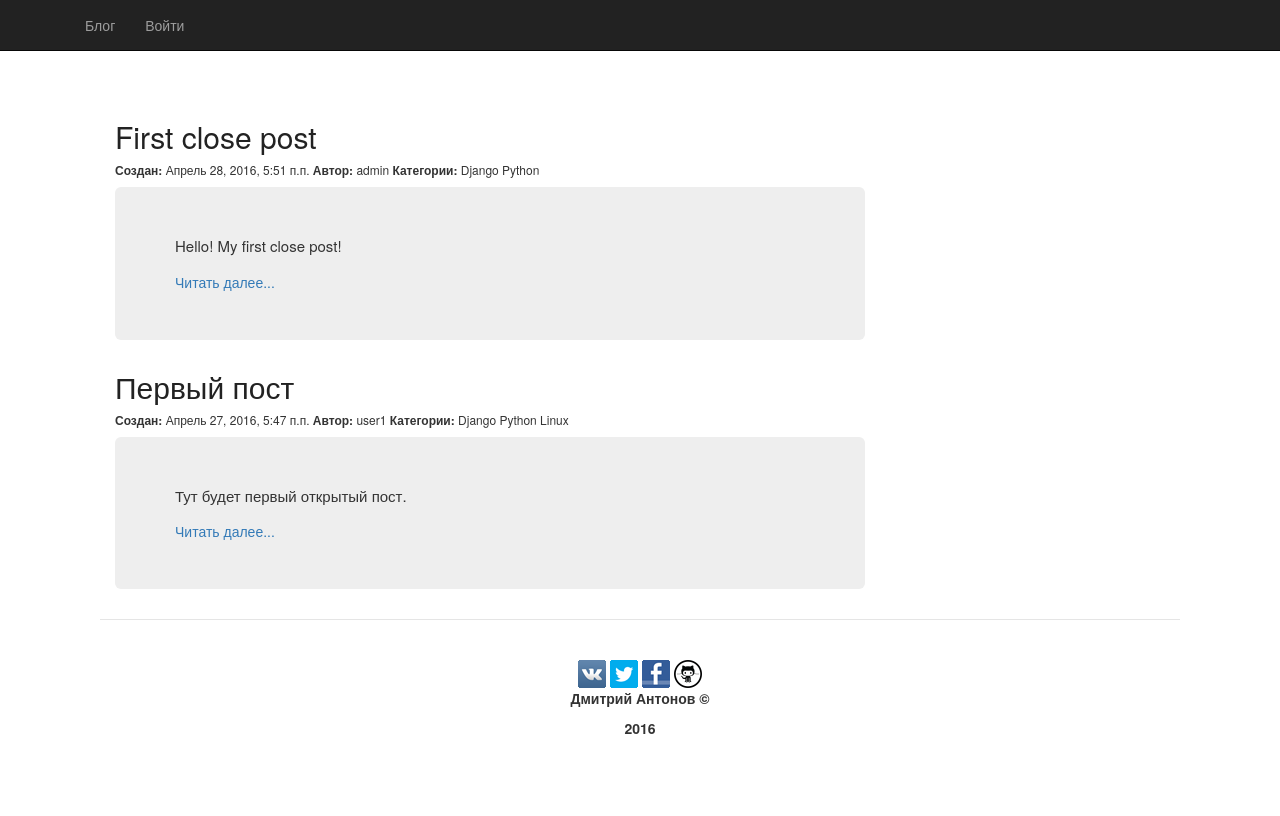
The page / on the database its author committed.
### blog/models.py (models this page shows, shortened)
class Article(models.Model):
    article_title = models.CharField(max_length=100)
    article_text = models.TextField()
    article_date_create = models.DateTimeField(default=timezone.now)
    article_date_modify = models.DateTimeField(default=timezone.now)
    article_access = models.BooleanField(default=True)
    article_autor = models.OneToOneField(User)
    article_tag = models.ManyToManyField(Tags)

class Tags(models.Model):
    tags_name = models.CharField(max_length=50)
    def __str__(self):
        return self.tags_name

### blog/views.py (the view)
# urls.py: url(r'^$', views.HomeView.as_view(), name='home'),
class HomeView(generic.ListView):
    template_name = 'blog/home.html'
    context_object_name = 'post_blog'
    def get_queryset(self):
        return Article.objects.order_by('-article_date_create')[:10]

### blog/templates/blog/home.html (shortened to what this page needs)
{% load staticfiles %}
<!DOCTYPE html>
<html lang="ru">
<head>
    {% block load_css %}
      <link href="{% static 'blog/css/bootstrap.css' %}" rel="stylesheet">
      <link rel="stylesheet" type="text/css" href="{% static 'blog/style.css' %}">
    {% endblock load_css %}
</head>
<body>
    {% block header %}
      <div class="container-fluit">
          <div class="row">
              <div class="navbar navbar-inverse navbar-fixed-top">
                  <div class="container">
                      <div class="collapse navbar-collapse" id="responsive-menu">
                          <ul class="nav navbar-nav">
                              <li><a href="{% url 'blog:home' %}">Блог</a></li>
                              <li><a href="{% url 'blog:login' %}">Войти</a></li>
                          </ul>
                      </div>
                  </div>
              </div>
          </div>
      </div>
    {% endblock header %}
    {% block post %}
      {% if post_blog %}
        <div class="container blog-post">
          <div class="row">
              <div class="col-lg-8 col-md-8">
                        {% for x in post_blog %}
                            <div>
                                <h2 class="article-title">
                                    <a class="article-title" href="{% url 'blog:full' x.id %}"> {{ x.article_title }} </a>
                                </h2>
                            </div>
                            <h6>
                                {% if x.article_date_create == x.article_date_modify %}
                                    <b>Создан:</b> {{ x.article_date_create }}
                                {% else %}
                                    <b>Создан:</b> {{ x.article_date_create }}
                                    <b>Последнее изменение:</b> {{ x.article_date_modify }}
                                {% endif %}
                                <b>Автор:</b> {{ x.article_autor }}
                                <b>Категории:</b>
                                {% for tag in x.article_tag.all %}
                                    {{ tag }}
                                {% endfor %}
                            </h6>
                            <div class="jumbotron">
                                <p class="text-justify">
                                    {{ x.article_text }}
                                </p>
                                <a href="{% url 'blog:full' x.id %}">Читать далее...</a>
                            </div>
                        {% endfor %}
            </div>
          </div>
        </div>
    {% endif %}
    {% endblock post %}
    {% block footer %}
          <div class="blog-footer">
        <a href="https://vk.com/blacktrub">
            <img src="{% static "blog/image/ico-vkontakte.png" %}">
        </a>
        <a href="https://twitter.com/BlackTrub">
            <img src="{% static "blog/image/ico-twitter.png" %}">
        </a>
        <a href="https://www.facebook.com/blacktrub">
            <img src="{% static "blog/image/ico-facebook.png" %}">
        </a>
        <a href="https://www.github.com/blacktrub">
            <img src="{% static "blog/image/github.png" %}">
        </a>
        <p>
            <b>Дмитрий Антонов ©</b>
        </p>
        <p>
            <b>2016</b>
        </p>
    </div>
    {% endblock footer %}
</body>
</html>

### blog/static/blog/style.css (style rules this page uses)
body { margin: 100px; }
.article-title a, .article-title a:visited { color: #222222; text-decoration: none; }
div.blog-footer { padding: 40px 0; text-align: center; border-top: 1px solid #e5e5e5; }
p.text-justify { font-size: 15px; }

### rows shown on the page
Article: article_title "First close post", article_date_create "Апрель 28, 2016, 5:51 п.п.", article_autor "admin", article_text "Hello! My first close post!"
Tags: tags_name "Django"
Tags: tags_name "Python"
Article: article_title "Первый пост", article_date_create "Апрель 27, 2016, 5:47 п.п.", article_autor "user1", article_text "Тут будет первый открытый пост."
Tags: tags_name "Linux"
